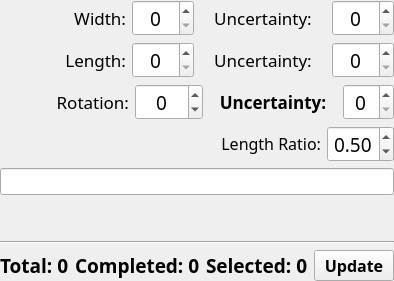
        <widget class="QWidget" name="dimensionsWidget" native="true">
         <property name="sizePolicy">
          <sizepolicy hsizetype="Expanding" vsizetype="Expanding">
           <horstretch>0</horstretch>
           <verstretch>0</verstretch>
          </sizepolicy>
         </property>
         <property name="font">
          <font>
           <pointsize>12</pointsize>
          </font>
         </property>
         <layout class="QVBoxLayout" name="verticalLayout_2" stretch="0,0,0,0,0,0,0,0">
          <property name="margin">
           <number>0</number>
          </property>
          <item>
           <widget class="QWidget" name="widthWidget" native="true">
            <property name="sizePolicy">
             <sizepolicy hsizetype="Expanding" vsizetype="Fixed">
              <horstretch>0</horstretch>
              <verstretch>0</verstretch>
             </sizepolicy>
            </property>
            <property name="font">
             <font>
              <family>Lucida Grande</family>
              <pointsize>13</pointsize>
             </font>
            </property>
            <layout class="QHBoxLayout" name="horizontalLayout_10" stretch="0,0,0,0">
             <property name="spacing">
              <number>-1</number>
             </property>
             <property name="margin">
              <number>0</number>
             </property>
             <item>
              <widget class="QLabel" name="widthLbl">
               <property name="sizePolicy">
                <sizepolicy hsizetype="Expanding" vsizetype="Fixed">
                 <horstretch>0</horstretch>
                 <verstretch>0</verstretch>
                </sizepolicy>
               </property>
               <property name="font">
                <font>
                 <family>Abadi MT Condensed Extra Bold</family>
                 <pointsize>13</pointsize>
                 <weight>50</weight>
                 <bold>false</bold>
                </font>
               </property>
               <property name="frameShape">
                <enum>QFrame::NoFrame</enum>
               </property>
               <property name="text">
                <string>Width:</string>
               </property>
               <property name="alignment">
                <set>Qt::AlignRight|Qt::AlignTrailing|Qt::AlignVCenter</set>
               </property>
              </widget>
             </item>
             <item>
              <widget class="QDoubleSpinBox" name="widthSbx">
               <property name="sizePolicy">
                <sizepolicy hsizetype="Fixed" vsizetype="Fixed">
                 <horstretch>0</horstretch>
                 <verstretch>0</verstretch>
                </sizepolicy>
               </property>
               <property name="font">
                <font>
                 <family>Abadi MT Condensed Extra Bold</family>
                 <pointsize>14</pointsize>
                </font>
               </property>
               <property name="alignment">
                <set>Qt::AlignCenter</set>
               </property>
               <property name="accelerated">
                <bool>true</bool>
               </property>
               <property name="decimals">
                <number>0</number>
               </property>
               <property name="maximum">
                <double>100.000000000000000</double>
               </property>
              </widget>
             </item>
             <item>
              <widget class="QLabel" name="lbl_11">
               <property name="sizePolicy">
                <sizepolicy hsizetype="Expanding" vsizetype="Fixed">
                 <horstretch>0</horstretch>
                 <verstretch>0</verstretch>
                </sizepolicy>
               </property>
               <property name="font">
                <font>
                 <family>Abadi MT Condensed Extra Bold</family>
                 <weight>50</weight>
                 <bold>false</bold>
                </font>
               </property>
               <property name="text">
                <string>Uncertainty:</string>
               </property>
               <property name="alignment">
                <set>Qt::AlignCenter</set>
               </property>
              </widget>
             </item>
             <item>
              <widget class="QDoubleSpinBox" name="widthUncertaintySbx">
               <property name="sizePolicy">
                <sizepolicy hsizetype="Fixed" vsizetype="Fixed">
                 <horstretch>0</horstretch>
                 <verstretch>0</verstretch>
                </sizepolicy>
               </property>
               <property name="font">
                <font>
                 <family>Abadi MT Condensed Extra Bold</family>
                 <pointsize>14</pointsize>
                </font>
               </property>
               <property name="contextMenuPolicy">
                <enum>Qt::NoContextMenu</enum>
               </property>
               <property name="alignment">
                <set>Qt::AlignCenter</set>
               </property>
               <property name="decimals">
                <number>0</number>
               </property>
               <property name="maximum">
                <double>100.000000000000000</double>
               </property>
               <property name="singleStep">
                <double>1.000000000000000</double>
               </property>
              </widget>
             </item>
            </layout>
           </widget>
          </item>
          <item>
           <widget class="QWidget" name="lengthWidget" native="true">
            <property name="sizePolicy">
             <sizepolicy hsizetype="Expanding" vsizetype="Fixed">
              <horstretch>0</horstretch>
              <verstretch>0</verstretch>
             </sizepolicy>
            </property>
            <property name="font">
             <font>
              <family>Lucida Grande</family>
              <pointsize>13</pointsize>
             </font>
            </property>
            <layout class="QHBoxLayout" name="horizontalLayout_11" stretch="0,0,0,0">
             <property name="spacing">
              <number>-1</number>
             </property>
             <property name="margin">
              <number>0</number>
             </property>
             <item>
              <widget class="QLabel" name="lengthLbl">
               <property name="sizePolicy">
                <sizepolicy hsizetype="Expanding" vsizetype="Fixed">
                 <horstretch>0</horstretch>
                 <verstretch>0</verstretch>
                </sizepolicy>
               </property>
               <property name="font">
                <font>
                 <family>Abadi MT Condensed Extra Bold</family>
                 <pointsize>13</pointsize>
                 <weight>50</weight>
                 <bold>false</bold>
                </font>
               </property>
               <property name="text">
                <string>Length:</string>
               </property>
               <property name="alignment">
                <set>Qt::AlignRight|Qt::AlignTrailing|Qt::AlignVCenter</set>
               </property>
              </widget>
             </item>
             <item>
              <widget class="QDoubleSpinBox" name="lengthSbx">
               <property name="sizePolicy">
                <sizepolicy hsizetype="Fixed" vsizetype="Fixed">
                 <horstretch>0</horstretch>
                 <verstretch>0</verstretch>
                </sizepolicy>
               </property>
               <property name="font">
                <font>
                 <family>Abadi MT Condensed Extra Bold</family>
                 <pointsize>14</pointsize>
                </font>
               </property>
               <property name="alignment">
                <set>Qt::AlignCenter</set>
               </property>
               <property name="accelerated">
                <bool>true</bool>
               </property>
               <property name="decimals">
                <number>0</number>
               </property>
               <property name="maximum">
                <double>100.000000000000000</double>
               </property>
              </widget>
             </item>
             <item>
              <widget class="QLabel" name="lbl_14">
               <property name="sizePolicy">
                <sizepolicy hsizetype="Expanding" vsizetype="Fixed">
                 <horstretch>0</horstretch>
                 <verstretch>0</verstretch>
                </sizepolicy>
               </property>
               <property name="font">
                <font>
                 <family>Abadi MT Condensed Extra Bold</family>
                 <weight>50</weight>
                 <bold>false</bold>
                </font>
               </property>
               <property name="text">
                <string>Uncertainty:</string>
               </property>
               <property name="alignment">
                <set>Qt::AlignCenter</set>
               </property>
              </widget>
             </item>
             <item>
              <widget class="QDoubleSpinBox" name="lengthUncertaintySbx">
               <property name="sizePolicy">
                <sizepolicy hsizetype="Fixed" vsizetype="Fixed">
                 <horstretch>0</horstretch>
                 <verstretch>0</verstretch>
                </sizepolicy>
               </property>
               <property name="font">
                <font>
                 <family>Abadi MT Condensed Extra Bold</family>
                 <pointsize>14</pointsize>
                </font>
               </property>
               <property name="contextMenuPolicy">
                <enum>Qt::NoContextMenu</enum>
               </property>
               <property name="alignment">
                <set>Qt::AlignCenter</set>
               </property>
               <property name="decimals">
                <number>0</number>
               </property>
               <property name="maximum">
                <double>100.000000000000000</double>
               </property>
               <property name="singleStep">
                <double>1.000000000000000</double>
               </property>
              </widget>
             </item>
            </layout>
           </widget>
          </item>
          <item>
           <widget class="QWidget" name="rotationWidget" native="true">
            <property name="sizePolicy">
             <sizepolicy hsizetype="Expanding" vsizetype="Fixed">
              <horstretch>0</horstretch>
              <verstretch>0</verstretch>
             </sizepolicy>
            </property>
            <property name="font">
             <font>
              <family>Lucida Grande</family>
              <pointsize>13</pointsize>
             </font>
            </property>
            <layout class="QHBoxLayout" name="horizontalLayout_6" stretch="0,0,0,0">
             <property name="margin">
              <number>0</number>
             </property>
             <item>
              <widget class="QLabel" name="lbl_9">
               <property name="sizePolicy">
                <sizepolicy hsizetype="Expanding" vsizetype="Fixed">
                 <horstretch>0</horstretch>
                 <verstretch>0</verstretch>
                </sizepolicy>
               </property>
               <property name="font">
                <font>
                 <family>Abadi MT Condensed Extra Bold</family>
                 <weight>50</weight>
                 <bold>false</bold>
                </font>
               </property>
               <property name="text">
                <string>Rotation:</string>
               </property>
               <property name="alignment">
                <set>Qt::AlignRight|Qt::AlignTrailing|Qt::AlignVCenter</set>
               </property>
              </widget>
             </item>
             <item>
              <widget class="QDoubleSpinBox" name="rotationSbx">
               <property name="sizePolicy">
                <sizepolicy hsizetype="Fixed" vsizetype="Fixed">
                 <horstretch>0</horstretch>
                 <verstretch>0</verstretch>
                </sizepolicy>
               </property>
               <property name="font">
                <font>
                 <family>Abadi MT Condensed Extra Bold</family>
                 <pointsize>14</pointsize>
                </font>
               </property>
               <property name="wrapping">
                <bool>true</bool>
               </property>
               <property name="alignment">
                <set>Qt::AlignCenter</set>
               </property>
               <property name="accelerated">
                <bool>true</bool>
               </property>
               <property name="decimals">
                <number>0</number>
               </property>
               <property name="minimum">
                <double>-719.000000000000000</double>
               </property>
               <property name="maximum">
                <double>719.000000000000000</double>
               </property>
               <property name="singleStep">
                <double>1.000000000000000</double>
               </property>
              </widget>
             </item>
             <item>
              <widget class="QLabel" name="lbl_8">
               <property name="sizePolicy">
                <sizepolicy hsizetype="Expanding" vsizetype="Fixed">
                 <horstretch>0</horstretch>
                 <verstretch>0</verstretch>
                </sizepolicy>
               </property>
               <property name="font">
                <font>
                 <family>Abadi MT Condensed Extra Bold</family>
                 <weight>75</weight>
                 <bold>true</bold>
                </font>
               </property>
               <property name="text">
                <string>Uncertainty:</string>
               </property>
               <property name="alignment">
                <set>Qt::AlignCenter</set>
               </property>
              </widget>
             </item>
             <item>
              <widget class="QDoubleSpinBox" name="rotationUncertaintySbx">
               <property name="sizePolicy">
                <sizepolicy hsizetype="Fixed" vsizetype="Fixed">
                 <horstretch>0</horstretch>
                 <verstretch>0</verstretch>
                </sizepolicy>
               </property>
               <property name="font">
                <font>
                 <family>Abadi MT Condensed Extra Bold</family>
                 <pointsize>14</pointsize>
                </font>
               </property>
               <property name="wrapping">
                <bool>false</bool>
               </property>
               <property name="alignment">
                <set>Qt::AlignCenter</set>
               </property>
               <property name="decimals">
                <number>0</number>
               </property>
               <property name="minimum">
                <double>0.000000000000000</double>
               </property>
               <property name="maximum">
                <double>45.000000000000000</double>
               </property>
               <property name="singleStep">
                <double>2.000000000000000</double>
               </property>
              </widget>
             </item>
            </layout>
           </widget>
          </item>
          <item>
           <widget class="QWidget" name="coordsWidget" native="true">
            <property name="sizePolicy">
             <sizepolicy hsizetype="Expanding" vsizetype="Fixed">
              <horstretch>0</horstretch>
              <verstretch>0</verstretch>
             </sizepolicy>
            </property>
            <property name="font">
             <font>
              <family>Abadi MT Condensed Extra Bold</family>
             </font>
            </property>
            <layout class="QHBoxLayout" name="horizontalLayout_3">
             <property name="margin">
              <number>0</number>
             </property>
             <item>
              <widget class="QLabel" name="lbl_22">
               <property name="sizePolicy">
                <sizepolicy hsizetype="Expanding" vsizetype="Fixed">
                 <horstretch>0</horstretch>
                 <verstretch>0</verstretch>
                </sizepolicy>
               </property>
               <property name="font">
                <font>
                 <family>Abadi MT Condensed Extra Bold</family>
                 <pointsize>12</pointsize>
                 <weight>50</weight>
                 <bold>false</bold>
                </font>
               </property>
               <property name="text">
                <string>Length Ratio:</string>
               </property>
               <property name="alignment">
                <set>Qt::AlignRight|Qt::AlignTrailing|Qt::AlignVCenter</set>
               </property>
              </widget>
             </item>
             <item>
              <widget class="QDoubleSpinBox" name="lengthRatioSbx">
               <property name="sizePolicy">
                <sizepolicy hsizetype="Fixed" vsizetype="Fixed">
                 <horstretch>0</horstretch>
                 <verstretch>0</verstretch>
                </sizepolicy>
               </property>
               <property name="font">
                <font>
                 <family>Abadi MT Condensed Extra Bold</family>
                 <pointsize>14</pointsize>
                </font>
               </property>
               <property name="cursor">
                <cursorShape>ArrowCursor</cursorShape>
               </property>
               <property name="alignment">
                <set>Qt::AlignCenter</set>
               </property>
               <property name="decimals">
                <number>2</number>
               </property>
               <property name="minimum">
                <double>0.000000000000000</double>
               </property>
               <property name="maximum">
                <double>1.500000000000000</double>
               </property>
               <property name="singleStep">
                <double>0.010000000000000</double>
               </property>
               <property name="value">
                <double>0.500000000000000</double>
               </property>
              </widget>
             </item>
            </layout>
           </widget>
          </item>
          <item>
           <widget class="QLineEdit" name="noteLE"/>
          </item>
          <item>
           <spacer name="verticalSpacer_3">
            <property name="orientation">
             <enum>Qt::Vertical</enum>
            </property>
            <property name="sizeHint" stdset="0">
             <size>
              <width>20</width>
              <height>40</height>
             </size>
            </property>
           </spacer>
          </item>
          <item>
           <widget class="Line" name="line">
            <property name="orientation">
             <enum>Qt::Horizontal</enum>
            </property>
           </widget>
          </item>
          <item>
           <widget class="QWidget" name="countsWidget" native="true">
            <property name="sizePolicy">
             <sizepolicy hsizetype="Expanding" vsizetype="Expanding">
              <horstretch>0</horstretch>
              <verstretch>0</verstretch>
             </sizepolicy>
            </property>
            <layout class="QHBoxLayout" name="horizontalLayout_9" stretch="1,1,1,1">
             <property name="margin">
              <number>0</number>
             </property>
             <item>
              <widget class="QLabel" name="totalTrackCountLbl">
               <property name="sizePolicy">
                <sizepolicy hsizetype="Expanding" vsizetype="Expanding">
                 <horstretch>0</horstretch>
                 <verstretch>0</verstretch>
                </sizepolicy>
               </property>
               <property name="font">
                <font>
                 <family>Abadi MT Condensed Extra Bold</family>
                 <pointsize>14</pointsize>
                 <weight>75</weight>
                 <bold>true</bold>
                </font>
               </property>
               <property name="text">
                <string>Total: 0</string>
               </property>
              </widget>
             </item>
             <item>
              <widget class="QLabel" name="completedTrackCountLbl">
               <property name="sizePolicy">
                <sizepolicy hsizetype="Expanding" vsizetype="Expanding">
                 <horstretch>0</horstretch>
                 <verstretch>0</verstretch>
                </sizepolicy>
               </property>
               <property name="font">
                <font>
                 <family>Abadi MT Condensed Extra Bold</family>
                 <pointsize>14</pointsize>
                 <weight>75</weight>
                 <bold>true</bold>
                </font>
               </property>
               <property name="text">
                <string>Completed: 0</string>
               </property>
              </widget>
             </item>
             <item>
              <widget class="QLabel" name="selectedTrackCountLbl">
               <property name="sizePolicy">
                <sizepolicy hsizetype="Expanding" vsizetype="Expanding">
                 <horstretch>0</horstretch>
                 <verstretch>0</verstretch>
                </sizepolicy>
               </property>
               <property name="font">
                <font>
                 <family>Abadi MT Condensed Extra Bold</family>
                 <pointsize>14</pointsize>
                 <weight>75</weight>
                 <bold>true</bold>
                </font>
               </property>
               <property name="text">
                <string>Selected: 0</string>
               </property>
              </widget>
             </item>
             <item>
              <widget class="QPushButton" name="countsBtn">
               <property name="sizePolicy">
                <sizepolicy hsizetype="Expanding" vsizetype="Fixed">
                 <horstretch>0</horstretch>
                 <verstretch>0</verstretch>
                </sizepolicy>
               </property>
               <property name="font">
                <font>
                 <family>Abadi MT Condensed Extra Bold</family>
                 <pointsize>12</pointsize>
                 <weight>75</weight>
                 <bold>true</bold>
                </font>
               </property>
               <property name="contextMenuPolicy">
                <enum>Qt::NoContextMenu</enum>
               </property>
               <property name="layoutDirection">
                <enum>Qt::LeftToRight</enum>
               </property>
               <property name="text">
                <string>Update</string>
               </property>
              </widget>
             </item>
            </layout>
           </widget>
          </item>
         </layout>
        </widget>
